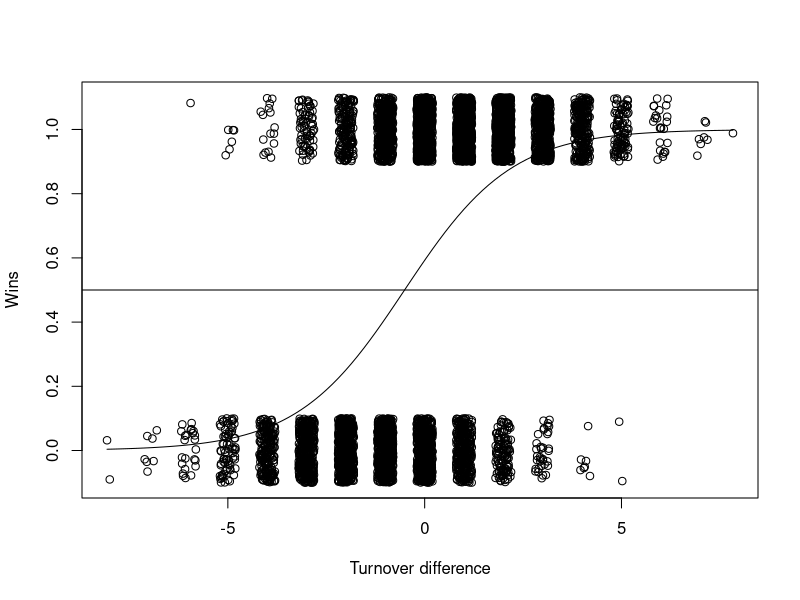

The R source for this figure:
## ---- chunk 1
dfNFL = read.csv("../Data/NFL.csv")
dfNFL = subset(dfNFL, Home==TRUE)
plot(jitter(dfNFL$TODiff), jitter(dfNFL$Win, factor=0.5), xlab="Turnover difference", ylab = "Wins")
## ---- chunk 2
fit = glm(Win ~ TODiff, family=binomial(link="logit"), data=dfNFL)
library(boot)
curve(inv.logit(coef(fit)[1] + coef(fit)[2]*x), add=TRUE)
abline(h=0.5)
